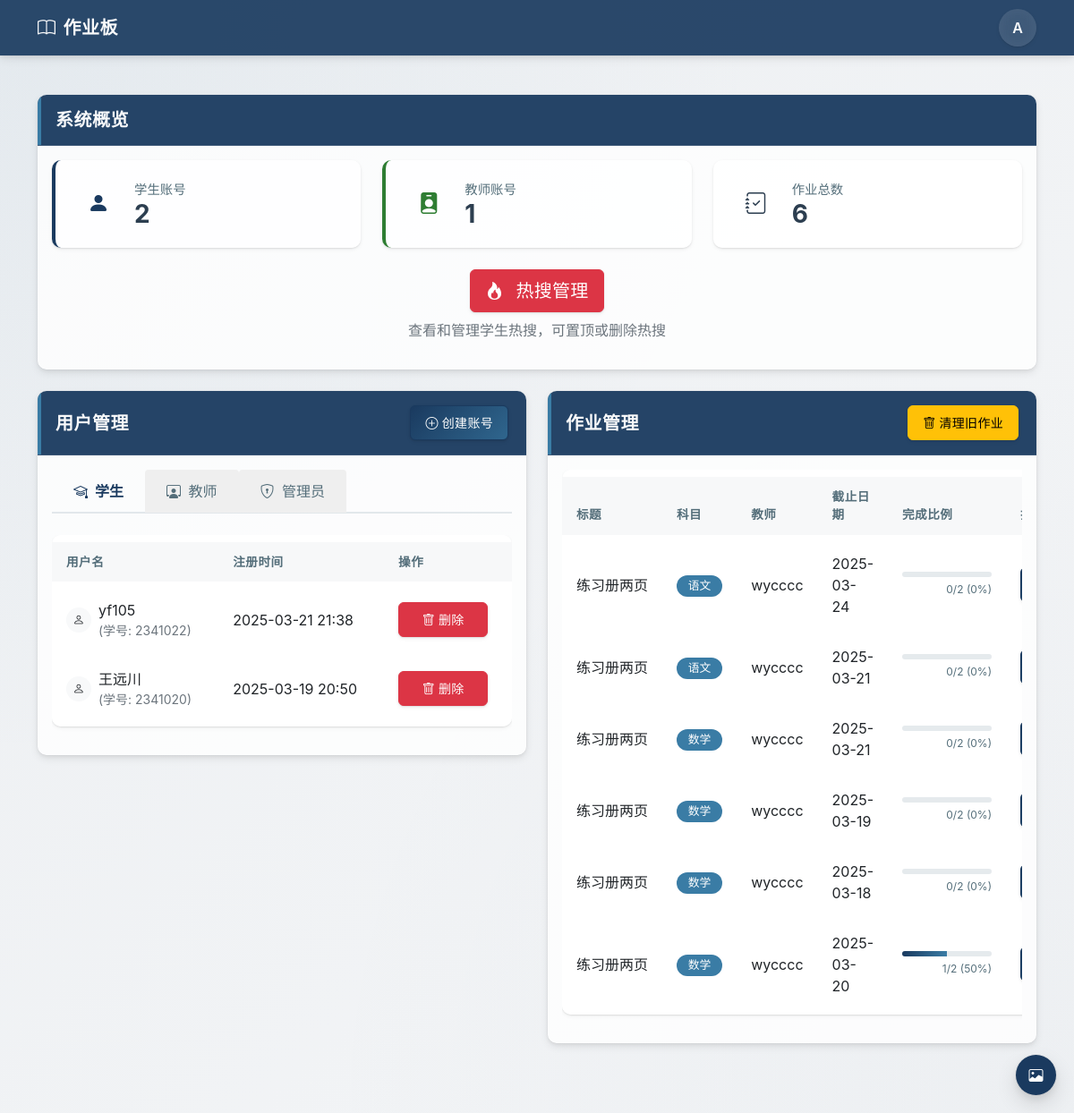
/dashboard/ (signed in), run on the app's committed database.
### board/models.py (models this page shows, shortened)
class User(AbstractUser):
    USER_TYPE_CHOICES = (
        ('admin', '管理员'),
        ('teacher', '老师'),
        ('student', '学生'),
    )
    user_type = models.CharField(max_length=10, choices=USER_TYPE_CHOICES, default='student')
    avatar = models.URLField(blank=True, null=True)
    student_id = models.CharField(max_length=10, blank=True, null=True, verbose_name='学号')
    hidden_subjects = models.ManyToManyField('Subject', blank=True, related_name='hidden_by_users')

class Assignment(models.Model):
    title = models.CharField(max_length=200)
    description = models.TextField()
    teacher = models.ForeignKey(User, on_delete=models.CASCADE, related_name='assignments')
    subject = models.ForeignKey(Subject, on_delete=models.CASCADE)
    start_date = models.DateField()
    end_date = models.DateField()
    created_at = models.DateTimeField(auto_now_add=True)
    class Meta:
        ordering = ['end_date']

class Subject(models.Model):
    name = models.CharField(max_length=20)

### board/views.py (the view)
# urls.py: path("dashboard/", views.dashboard, name="dashboard"),
@login_required
def dashboard(request):
    user = request.user
    if user.user_type == 'admin':
        return admin_dashboard(request)
    elif user.user_type == 'teacher':
        return teacher_dashboard(request)
    elif user.user_type == 'student':
        return student_dashboard(request)
    return redirect('login')

### templates/admin_dashboard.html (shortened to what this page needs)
{% extends 'base.html' %}
{% block content %}
<div class="main-container">
    <div class="container py-4">
        <div class="row mb-4">
            <div class="col-12">
                <div class="card dashboard-overview-card">
                    <div class="card-header">
                        <h5 class="mb-0 card-title">系统概览</h5>
                    </div>
                    <div class="card-body">
                        <div class="row g-4">
                            <div class="col-md-4">
                                <div class="stats-card student-stats">
                                    <div class="stats-icon">
                                        <i class="bi bi-person-fill"></i>
                                    </div>
                                    <div class="stats-info">
                                        <h5 class="stats-title">学生账号</h5>
                                        <p class="stats-value">{{ total_students }}</p>
                                    </div>
                                </div>
                            </div>
                            <div class="col-md-4">
                                <div class="stats-card teacher-stats">
                                    <div class="stats-icon">
                                        <i class="bi bi-person-badge-fill"></i>
                                    </div>
                                    <div class="stats-info">
                                        <h5 class="stats-title">教师账号</h5>
                                        <p class="stats-value">{{ total_teachers }}</p>
                                    </div>
                                </div>
                            </div>
                            <div class="col-md-4">
                                <div class="stats-card assignment-stats">
                                    <div class="stats-icon">
                                        <i class="bi bi-journal-check"></i>
                                    </div>
                                    <div class="stats-info">
                                        <h5 class="stats-title">作业总数</h5>
                                        <p class="stats-value">{{ total_assignments }}</p>
                                    </div>
                                </div>
                            </div>
                        </div>
                        <div class="mt-4 text-center">
                            <a href="{% url 'hot_topics' %}" class="btn btn-danger btn-lg">
                                <i class="bi bi-fire me-2"></i> 热搜管理
                            </a>
                            <p class="text-muted mt-2">查看和管理学生热搜，可置顶或删除热搜</p>
                        </div>
                    </div>
                </div>
            </div>
        </div>
        <div class="row">
            <div class="col-md-6">
                <div class="card admin-card mb-4">
                    <div class="card-header d-flex justify-content-between align-items-center">
                        <h5 class="mb-0 card-title">用户管理</h5>
                        <button class="btn btn-primary btn-sm btn-icon" data-bs-toggle="modal" data-bs-target="#createUserModal">
                            <i class="bi bi-plus-circle me-1"></i> 创建账号
                        </button>
                    </div>
                    <div class="card-body">
                        <ul class="nav nav-tabs custom-tabs mb-4" role="tablist">
                            <li class="nav-item" role="presentation">
                                <button class="nav-link active" id="students-tab" data-bs-toggle="tab" data-bs-target="#students" type="button" role="tab">
                                    <i class="bi bi-mortarboard me-1"></i> 学生
                                </button>
                            </li>
                            <li class="nav-item" role="presentation">
                                <button class="nav-link" id="teachers-tab" data-bs-toggle="tab" data-bs-target="#teachers" type="button" role="tab">
                                    <i class="bi bi-person-workspace me-1"></i> 教师
                                </button>
                            </li>
                            <li class="nav-item" role="presentation">
                                <button class="nav-link" id="admins-tab" data-bs-toggle="tab" data-bs-target="#admins" type="button" role="tab">
                                    <i class="bi bi-shield-lock me-1"></i> 管理员
                                </button>
                            </li>
                        </ul>
                        <div class="tab-content">
                            <div class="tab-pane fade show active" id="students" role="tabpanel">
                                <div class="table-responsive">
                                    <table class="table table-hover custom-table">
                                        <thead>
                                            <tr>
                                                <th>用户名</th>
                                                <th>注册时间</th>
                                                <th>操作</th>
                                            </tr>
                                        </thead>
                                        <tbody>
                                            {% for student in students %}
                                            <tr>
                                                <td>
                                                    <div class="d-flex align-items-center">
                                                        <div class="avatar avatar-sm bg-light me-2">
                                                            <i class="bi bi-person"></i>
                                                        </div>
                                                        <div>
                                                            {{ student.username }}
                                                            {% if student.student_id %}
                                                            <small class="text-muted d-block">(学号: {{ student.student_id }})</small>
                                                            {% endif %}
                                                        </div>
                                                    </div>
                                                </td>
                                                <td>{{ student.date_joined|date:"Y-m-d H:i" }}</td>
                                                <td>
                                                    <button class="btn btn-sm btn-danger btn-icon delete-user" data-id="{{ student.id }}">
                                                        <i class="bi bi-trash me-1"></i> 删除
                                                    </button>
                                                </td>
                                            </tr>
                                            {% endfor %}
                                        </tbody>
                                    </table>
                                </div>
                            </div>
                        </div>
                    </div>
                </div>
            </div>
            <div class="col-md-6">
                <div class="card admin-card mb-4">
                    <div class="card-header d-flex justify-content-between align-items-center">
                        <h5 class="mb-0 card-title">作业管理</h5>
                        <button class="btn btn-warning btn-sm btn-icon" data-bs-toggle="modal" data-bs-target="#cleanupModal">
                            <i class="bi bi-trash me-1"></i> 清理旧作业
                        </button>
                    </div>
                    <div class="card-body">
                        <div class="table-responsive">
                            <table class="table table-hover custom-table">
                                <thead>
                                    <tr>
                                        <th>标题</th>
                                        <th>科目</th>
                                        <th>教师</th>
                                        <th>截止日期</th>
                                        <th>完成比例</th>
                                        <th>操作</th>
                                    </tr>
                                </thead>
                                <tbody>
                                    {% for assignment in assignments %}
                                    <tr>
                                        <td>
                                            <div class="text-truncate assignment-title" title="{{ assignment.title }}">
                                                {{ assignment.title }}
                                            </div>
                                        </td>
                                        <td><span class="badge subject-badge">{{ assignment.subject.name }}</span></td>
                                        <td>{{ assignment.teacher.username }}</td>
                                        <td>{{ assignment.end_date|date:"Y-m-d" }}</td>
                                        <td>
                                            {% if assignment.total_count > 0 %}
                                            <div class="completion-wrapper">
                                                <div class="progress" style="height: 6px;">
                                                    <div class="progress-bar" role="progressbar" style="width: {{ assignment.completion_percentage }}%"></div>
                                                </div>
                                                <div class="completion-text">
                                                    {{ assignment.completed_count }}/{{ assignment.total_count }}
                                                    ({{ assignment.completion_percentage }}%)
                                                </div>
                                            </div>
                                            {% else %}
                                            <span class="badge no-data-badge">0/0 (0%)</span>
                                            {% endif %}
                                        </td>
                                        <td>
                                        </td>
                                    </tr>
                                    {% endfor %}
                                </tbody>
                            </table>
                        </div>
                    </div>
                </div>
            </div>
        </div>
    </div>
</div>
{% endblock %}

### templates/base.html (shortened to what this page needs)
{% load static %}
<!DOCTYPE html>
<html lang="zh-CN">
<head>
    <link href="{% static 'css/bootstrap.min.css' %}" rel="stylesheet">
    <link rel="stylesheet" href="{% static 'icons/bootstrap-icons.min.css' %}">
    <link href="{% static 'css/base.css' %}" rel="stylesheet">
</head>
<body class="no-bg-selected">
    {% if user.is_authenticated %}
    <nav class="navbar navbar-expand-lg">
        <div class="container">
            <a class="navbar-brand" href="{% url 'dashboard' %}">
                <i class="bi bi-book me-2"></i> 作业板
            </a>
            <div class="ms-auto">
                <div class="dropdown">
                    <div class="user-avatar" id="userDropdown" data-bs-toggle="dropdown" aria-expanded="false">
                        {{ user.username|first|upper }}
                    </div>
                </div>
            </div>
        </div>
    </nav>
    {% endif %}
    {% block content %}{% endblock %}
    <div class="bg-selector">
        <button class="bg-selector-btn" id="bgSelectorBtn">
            <i class="bi bi-image"></i>
        </button>
    </div>
</body>
</html>

### data on the page
User: username|first "A"
User: username "yf105", student_id "2341022", date_joined "2025-03-21 21:38"
User: username "王远川", student_id "2341020", date_joined "2025-03-19 20:50"
Assignment: title "练习册两页", subject.name "语文", teacher.username "wycccc", end_date "2025-03-24", completed_count "0", total_count "2", completion_percentage "0"
Assignment: title "练习册两页", subject.name "语文", teacher.username "wycccc", end_date "2025-03-21", completed_count "0", total_count "2", completion_percentage "0"
Assignment: title "练习册两页", subject.name "数学", teacher.username "wycccc", end_date "2025-03-21", completed_count "0", total_count "2", completion_percentage "0"
Assignment: title "练习册两页", subject.name "数学", teacher.username "wycccc", end_date "2025-03-19", completed_count "0", total_count "2", completion_percentage "0"
Assignment: title "练习册两页", subject.name "数学", teacher.username "wycccc", end_date "2025-03-18", completed_count "0", total_count "2", completion_percentage "0"
Assignment: title "练习册两页", subject.name "数学", teacher.username "wycccc", end_date "2025-03-20", completed_count "1", total_count "2", completion_percentage "50"

### other printed values
{{ total_students }} "2"
{{ total_teachers }} "1"
{{ total_assignments }} "6"
